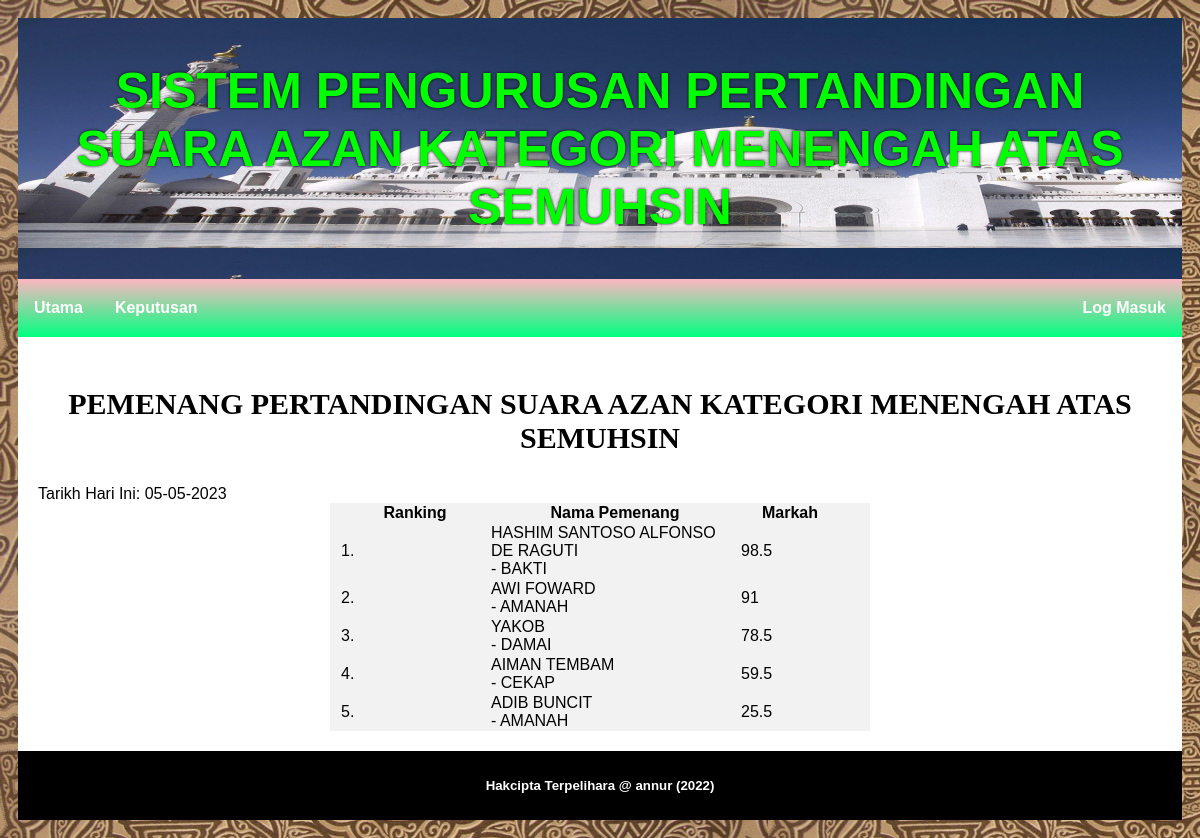
The app's page /annur/pemenang.php with its own data.
### tables this page shows
CREATE TABLE `skor` (
  `id` int(3) NOT NULL,
  `lancar` int(2) NOT NULL,
  `lagu` int(2) NOT NULL,
  `suara` int(2) NOT NULL,
  `tertib` int(2) NOT NULL,
  `nokp_peserta` varchar(12) NOT NULL,
  `login_id` varchar(8) NOT NULL
);

CREATE TABLE `peserta` (
  `nokp_peserta` varchar(12) NOT NULL,
  `nama_peserta` varchar(255) NOT NULL,
  `no_telefon` varchar(11) NOT NULL,
  `kod_kelas` varchar(7) NOT NULL
);

CREATE TABLE `kelas` (
  `kod_kelas` varchar(7) NOT NULL,
  `nama_kelas` varchar(255) NOT NULL
);

### annur/pemenang.php (the view, shortened to what this page needs)
<?php
 include("db_conn.php");
 include("header.php");
 include ("topnav.php");
 ?>
 <html>
 <head>
 </head>
 <body>
 <div id="mainbody">
     <div id="tajuk"><p>
       PEMENANG PERTANDINGAN SUARA AZAN KATEGORI MENENGAH ATAS SEMUHSIN<br>
     </div>
 <?php
echo "Tarikh Hari Ini: ". $tarikh_semasa = Date('d-m-Y');
$tarikh_keputusan = date('20-05-2022');
$pm_trkh_semasa = strtotime($tarikh_semasa);
$pm_trkh_kptsn = strtotime($tarikh_keputusan);
if ($pm_trkh_semasa < $pm_trkh_kptsn)
{
  echo "<center> >>> Pemenang akan diumumkan pada
        $tarikh_keputusan <<<";
}
else
{
  $mysql = "SELECT *,
   SUM(lancar + lagu + suara + tertib)
    AS jumlah
    FROM skor
    INNER JOIN peserta USING(nokp_peserta)
    INNER JOIN kelas USING (kod_kelas)
    INNER JOIN hakim USING (login_id)
    GROUP BY nokp_peserta
    ORDER BY jumlah DESC
    LIMIT 10";
$result = mysqli_query($conn, $mysql) or die(mysql_error());
$bil = 0;
if (mysqli_num_rows($result) > 0)
{
  $semak = "SELECT COUNT(login_id) AS bil_hakim FROM hakim";
  $res = mysqli_query($conn, $semak) or die(mysql_error());
  $row2= mysqli_fetch_array($res);
  echo "<table border='0'>";
  echo "<col width='10'>";
  echo "<col width='150'>";
  echo "<col width='250'>";
  echo "<col width='100'>";
  echo "<col width='30'>";
  echo "<tr>";
  echo "<th></th>";
  echo "<th>Ranking</th>";
  echo "<th>Nama Pemenang</th>";
  echo "<th>Markah</th>";
  echo "<th></th>";
  echo "</tr>";
  while($row = mysqli_fetch_assoc($result))
  {
    $bil++;
 $skor = $row['jumlah'] / $row2['bil_hakim'];
    echo "<tr height='10'>";
    echo "<td></td>";
    echo "<td>".$bil.".</td>";
 echo "<td>".$row['nama_peserta']."<br>- "
               .$row['nama_kelas']."</td>";
    echo "<td>".$skor."</td>";
    echo "<td></td>";
    echo "</tr>";
  }
    echo "</table>";
 }
 else { echo "<center>Tiada rekod</center>"; }
}
?>
</div>
<?php include ("footer.php"); ?>
</body>
</html>

### annur/header.php (shortened to what this page needs)
<html>
<head>
</head>
<body background="bg.png">
<div id="header"><h1>SISTEM PENGURUSAN PERTANDINGAN SUARA AZAN KATEGORI MENENGAH ATAS SEMUHSIN</h1></div>
</body>
</html>

### annur/topnav.php (shortened to what this page needs)
<html>
<head>
</head>
<body>
<ul>
  <li><a href="index.php">Utama</a></li>
  <li><a href="pemenang.php">Keputusan</a></li>
  <li style="float:right">
    <a href="borang_login.php">Log Masuk</a></li>
</ul>
</body>
</html>

### annur/footer.php (shortened to what this page needs)
<html>
<head>
</head>
<body>
<div id="footer">
  <h5>Hakcipta Terpelihara @ annur (2022)</h5>
</div>
</body>
</html>

### annur/topnav.php (style rules this page uses)
ul { list-style-type: none; margin: 0; padding: 0; overflow: hidden; background: #FFB6C1; background-image: -webkit-linear-gradient(top, #FFB6C1, #00FF7F); background-image: -moz-linear-gradient(top, #FFB6C1, #00FF7F); background-image: -ms-linear-gradient(top, #FFB6C1, #00FF7F); background-image: -o-linear-gradient(top, #FFB6C1, #00FF7F); background-image: linear-gradient(to bottom, #FFB6C1, #00FF7F); }
li { float: left; }
li a { display: inline-block; color: white; text-align: center; padding: 20px 16px; text-decoration: none; font-weight: bold; }
a { font-family: 'Trebuchet MS', sans-serif; }

### annur/pemenang.php (style rules this page uses)
#mainbody { background-color: white; padding: 20px; }
#tajuk { font-size: 30px; font-family: Tw Cen MT Condensed; font-weight: bold; text-align: center; }
table { margin-left: auto; margin-right: auto; border-collapse: collapse; margin: auto; background-color: #f2f2f2; }
tr td { text-align: center; }
tr td:nth-child(3) { text-align: left; }
th { height: 30px; text-align: center; font-weight: bold; color: white; background-color: DeepPink; }

### annur/footer.php (style rules this page uses)
#footer { text-align: center; justify-content: center; color: white; background: black; padding: 5px; }

### records on screen
skor: nokp_peserta.nama_peserta "HASHIM SANTOSO ALFONSO DE RAGUTI", kelas.nama_kelas "BAKTI", skor "98.5"
skor: nokp_peserta.nama_peserta "AWI FOWARD", kelas.nama_kelas "AMANAH", skor "91"
skor: nokp_peserta.nama_peserta "YAKOB", kelas.nama_kelas "DAMAI", skor "78.5"
skor: nokp_peserta.nama_peserta "AIMAN TEMBAM", kelas.nama_kelas "CEKAP", skor "59.5"
skor: nokp_peserta.nama_peserta "ADIB BUNCIT", kelas.nama_kelas "AMANAH", skor "25.5"

### other values on screen
$tarikh_semasa = Date('d-m-Y') "05-05-2023"
